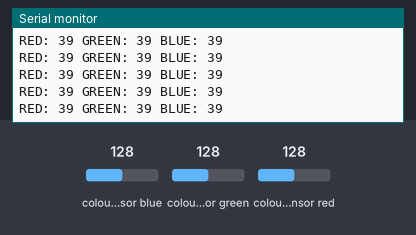
This sketch was run on a simulated Arduino Mega 2560, built with avr-gcc and run on an emulated ATmega2560. Shown: the last lines printed to the serial monitor. Wiring (inferred from the names in the program): TCS3200 colour sensor: output pin 46; S2 pin 2; S3 pin 3; S0 pin 10; S1 pin 11. Inputs (shaded band) come from the test bench; at power-on: colour sensor red 128, colour sensor blue 128, colour sensor green 128.

Above: at 1.2 s.
1.3 s: colour sensor red set to 5
At 1.3 s:
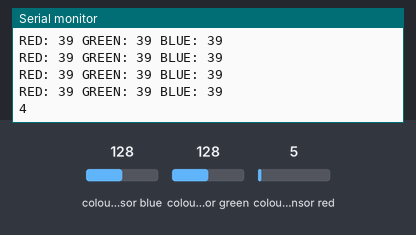
2.8 s: colour sensor red set to 64
At 3.9 s:
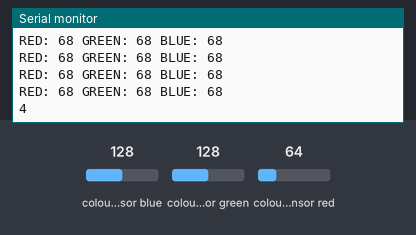
Timing chart, 0 to 5.8 s (numbered marks = the images above; inputs shaded):
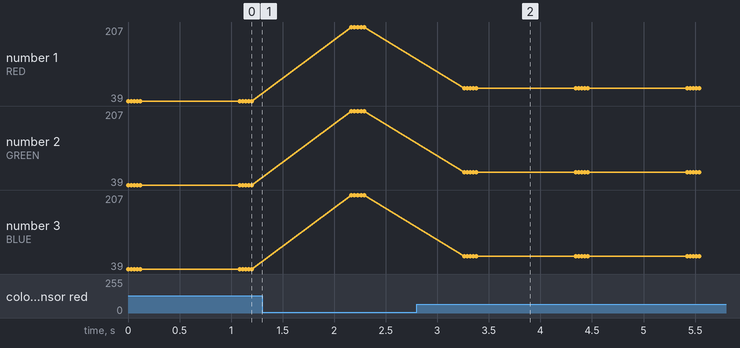

Measured:
- after the input at 2.8 s, the serial monitor: prints a new line after 0.46 s (image 2)
- plotted number 1: 39 → 207 after the input at 1.3 s, 207 → 68 after the input at 2.8 s
- plotted number 2: 39 → 207 after the input at 1.3 s, 207 → 68 after the input at 2.8 s
- plotted number 3: 39 → 207 after the input at 1.3 s, 207 → 68 after the input at 2.8 s

The sketch:

Colour_Ditection.ino
```cpp
#include <Encoder.h>
#include <Wstring.h>
#include <Servo.h>

//LEFT RIGHT IR SENSORS
#define l5_PORT A9
#define r5_PORT A8

//REYKHA SENSOR
#define l4_PORT A0
#define l3_PORT A1
#define l2_PORT A2
#define l1_PORT A3
#define r1_PORT A4
#define r2_PORT A5
#define r3_PORT A6
#define r4_PORT A7

//COLOUR SENSOR
#define CS_M_POW 48
#define CS_M_OE 36 // middle colour sensor
#define CS_M_S0 40
#define CS_M_S1 38
#define CS_M_S2 42
#define CS_M_S3 44
#define CS_M_OUT 46

#define CS_R_OE 7 // right colour sensor
#define CS_R_S0 10
#define CS_R_S1 11
#define CS_R_S2 2
#define CS_R_S3 3
#define CS_R_OUT 4

//ULTRASONIC SENSOR
#define US_L_TRIG // left
#define US_L_ECO

#define US_R_TRIG//right
#define US_R_ECO

//MOTOR DRIVE
#define EN_L 28 //left
#define PWM_L 6
#define INA_L 26
#define INB_L 29

#define EN_R 27 //right
#define PWM_R 5
#define INA_R 23
#define INB_R 25

//ENCODED MOTORS
#define ENCODE_L_A 20
#define ENCODE_L_B 21
#define ENCODE_R_A 18
#define ENCODE_R_B 19

//SERVO MOTORS
#define ARM_F_SERVO // forward
#define ARM_R_SERVO //rear

#define RED_SERVO
#define GREEN_SERVO
#define BLUE_SERVO
Servo redServo,blueServo,greenServo;

// RADIO SIGNAL MODULE
#define RADIO_CSN 8
#define RADIO_CE 7
#define RADIO_SCK 52
#define RADIO_MOST 51
#define RADIO_MISO 50

//LED
#define RED_LED
#define GREEN_LED
#define BLUE_LED
#define WHITE_L_LED
#define WHITE_R_LED

//PUSH BUTTONS
#define CALLIBERATE_BUTTON
#define ROUND_BUTTON
#define DELAY_BUTTON

//BUZZER
#define BUZZER

const int n=8; // grid size
int taskCounter=3;

void setup() {
  //  colour sensor
   pinMode(CS_M_POW,OUTPUT);
   pinMode(CS_M_OE,OUTPUT);
   pinMode(CS_M_S0,OUTPUT);
   pinMode(CS_M_S1,OUTPUT);
   pinMode(CS_M_S2,OUTPUT);
   pinMode(CS_M_S3,OUTPUT);
   pinMode(CS_M_OUT,INPUT);

   pinMode(CS_R_OE,OUTPUT);
   pinMode(CS_R_S0,OUTPUT);
   pinMode(CS_R_S1,OUTPUT);
   pinMode(CS_R_S2,OUTPUT);
   pinMode(CS_R_S3,OUTPUT);
   pinMode(CS_R_OUT,INPUT);

   digitalWrite(CS_M_POW,HIGH);
     Serial.begin(9600);

}

void loop() {
  Serial.println(detectColour());
  delay(1000);

}
```

sensor_reading.ino
```cpp
#define SEL_RED_M  \
   digitalWrite(CS_M_S2,LOW);digitalWrite(CS_M_S3,LOW)
#define SEL_GREEN_M \
   digitalWrite(CS_M_S2,HIGH);digitalWrite(CS_M_S3,HIGH)
#define SEL_BLUE_M \
   digitalWrite(CS_M_S2,LOW);digitalWrite(CS_M_S3,HIGH)
#define SEL_CLEAR_M \
   digitalWrite(CS_M_S2,HIGH);digitalWrite(CS_M_S3,LOW)
#define TWO_PER_M \
   digitalWrite(CS_M_S0,LOW);digitalWrite(CS_M_S1,HIGH);// reduce the frequency to 2%

#define SEL_RED_R  \
   digitalWrite(CS_R_S2,LOW);digitalWrite(CS_R_S3,LOW)
#define SEL_GREEN_R \
   digitalWrite(CS_R_S2,HIGH);digitalWrite(CS_R_S3,HIGH)
#define SEL_BLUE_R \
   digitalWrite(CS_R_S2,LOW);digitalWrite(CS_R_S3,HIGH)
#define SEL_CLEAR_R \
   digitalWrite(CS_R_S2,HIGH);digitalWrite(CS_R_S3,LOW)
#define TWO_PER_R \
   digitalWrite(CS_R_S0,LOW);digitalWrite(CS_R_S1,HIGH);// reduce the frequency to 2%

/////////////////////////////TO BE CALLIBERATED FOR BETTER RESULTS/////////////////////////////////

int whiteColourLimit_M =1900;
int blackColourLimit_M = 6400;

int colourLimit_R =1900;
//////////////////////////////////////////////////////////////////////////////////////////////////

//int clrFilterVal,redFilterVal,greenFilterVal,blueFilterVal;

unsigned long get_CS_M_reading() {
  unsigned long colourVal;
  noInterrupts();
  colourVal = pulseIn(CS_M_OUT,HIGH,20000); // 2000us=2ms  2Hz min.
  interrupts();
  return colourVal;
}

static int clrFilterVal,redFilterVal,greenFilterVal,blueFilterVal;

uint16_t getColourReading(void) {
   unsigned long val;

    SEL_RED_M;
    redFilterVal = val = get_CS_M_reading();

    Serial.print("RED: "); Serial.print(val);

    SEL_GREEN_M;
    greenFilterVal = val = get_CS_M_reading();
    Serial.print(" GREEN: "); Serial.print(val);

    SEL_BLUE_M;
    blueFilterVal = val = get_CS_M_reading();


    Serial.print(" BLUE: "); Serial.print(val);
    Serial.print(" \n");

}
int detectColourOnce(){

  TWO_PER_M;
  getColourReading();
  int totalColourValue = redFilterVal+greenFilterVal+blueFilterVal;

  if(totalColourValue<whiteColourLimit_M)
    return  4; // white colour
  if(totalColourValue>blackColourLimit_M)
    return  5; // white colour

  if(redFilterVal < blueFilterVal && redFilterVal < greenFilterVal)
    return 0; // red
  if(greenFilterVal < blueFilterVal && greenFilterVal < redFilterVal)
    return 1; // green
  if(blueFilterVal < redFilterVal && blueFilterVal+230 < greenFilterVal)
    return 2; // blue

  return 1; // confusion means green
}

int detectColour() { // 0 red , 1 green , 2 blue , 4 white , 5 black

   int colourCount[6]={0,0,0,0,0,0};

   // CAN SHORTEN THE CODE while true if >5 return
   while(colourCount[0]<5 && colourCount[1]<5 && colourCount[2]<5&& colourCount[4]<5 && colourCount[5]<5){ //  we get average values to make sure accurate reading
      int thisCol =detectColourOnce();
      colourCount[thisCol]++;
   }

    // we choose a colour only after it is detected 5 times
   if(colourCount[0]>=5) return 0;
   if(colourCount[1]>=5) return 1;
   if(colourCount[2]>=5) return 2;
   if(colourCount[4]>=5) return 4;
   if(colourCount[5]>=5) return 5;

   return 5;
}
```
